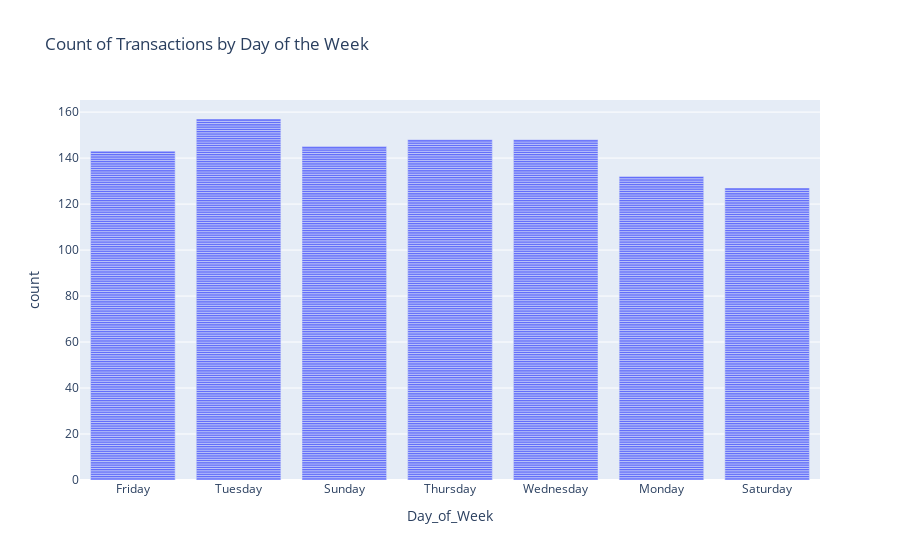

Source (notebook cell):
### Code cell
# Count of Transactions by Day of the Week
fig_day_of_week = px.bar(data, x='Day_of_Week',
                         title='Count of Transactions by Day of the Week')
fig_day_of_week.show()

### Figure 1 — Plotly figure (JSON) as saved in the notebook; plotly's stock layout.template omitted (floating-point values rounded to 4 significant figures; data arrays with more than 128 entries replaced by an {"elided": "..."} marker saying what was removed)
{"data": [{"hovertemplate": "Day_of_Week=%{x}<br>count=%{y}<extra></extra>", "legendgroup": "", "marker": {"color": "#636efa", "pattern": {"shape": ""}}, "name": "", "orientation": "v", "showlegend": false, "textposition": "auto", "type": "bar", "x": {"elided": "1000 str values"}, "xaxis": "x", "y": {"elided": "1000 int values"}, "yaxis": "y"}], "layout": {"barmode": "relative", "legend": {"tracegroupgap": 0}, "title": {"text": "Count of Transactions by Day of the Week"}, "xaxis": {"anchor": "y", "domain": [0, 1], "title": {"text": "Day_of_Week"}}, "yaxis": {"anchor": "x", "domain": [0, 1], "title": {"text": "count"}}}}
